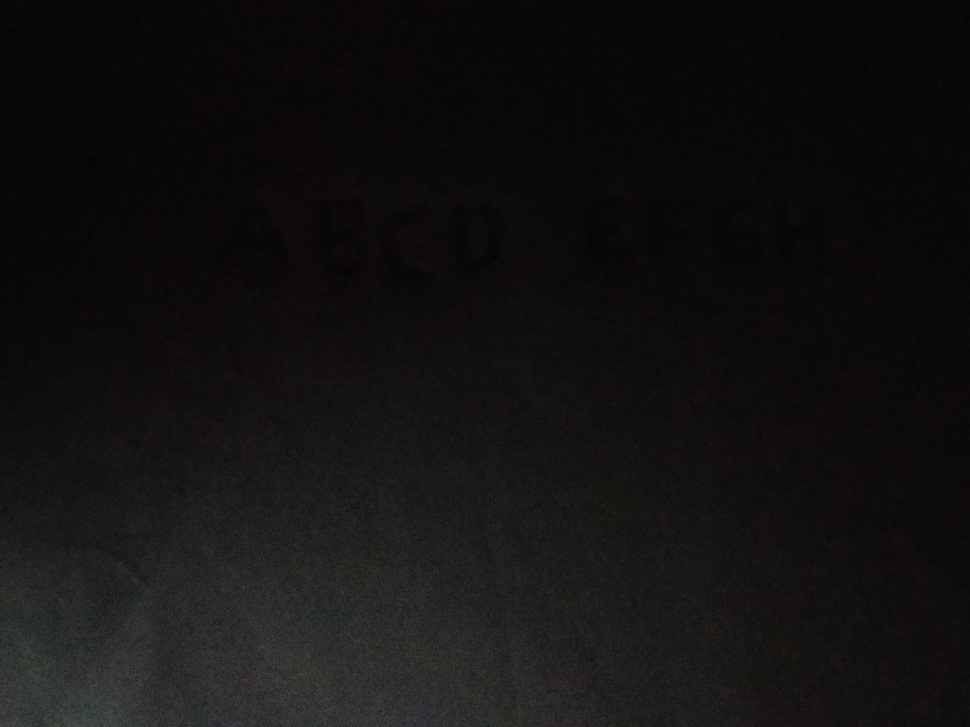
#> input picture dark_image.jpg, 970 x 727 px, shrunk from 4000 x 3000 before the run
$ jupyter execute 'Seeing through dark image.ipynb'
#> lines starting #> are read from the running program, lines starting #| are printed output that depends on the picture; after the words box and inside, x2 and y2 are one past the last pixel; in counts of white or black regions, pixels touching at a corner belong together
[cell 1]
#Using thresholdin technique to read text from an image that was taken in very low ligth and not legible to human eyes


import cv2
import numpy as np
import matplotlib.pyplot as plt
from pylab import rcParams
rcParams['figure.figsize'] = 10, 20

#loading the image

dark_image = cv2.imread('dark_image.jpg',1)
#> dark_image is the input picture: shape (727, 970, 3); mean B, G, R 17.1, 17.6, 18.8

plt.imshow(dark_image)

[cell 2]
## Convertin the image to grey scale

gray_image = cv2.cvtColor(dark_image, cv2.COLOR_BGR2GRAY)

plt.imshow(gray_image, cmap = 'gray')

[cell 3]
## Checking the distribution of the values in the gray scale matrix
plt.hist(gray_image.ravel(),256)
plt.show()
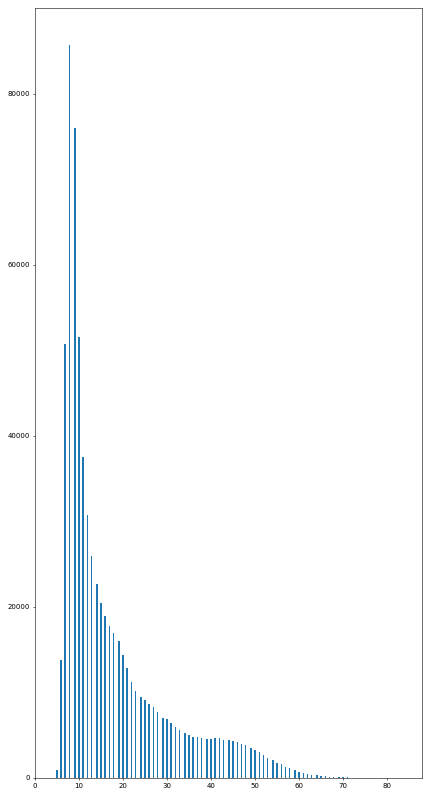
#> figure drawn by matplotlib, 1 panel; tallest bar 85743 high, from x = 7.75 to 8.06

[cell 4]
#Using thresholding technique to turn all pixels below a threshold to 0 and above it to 255
#After some trial and error, we get the value 8

retval, threshold = cv2.threshold(gray_image, 8, 255, cv2.THRESH_BINARY)
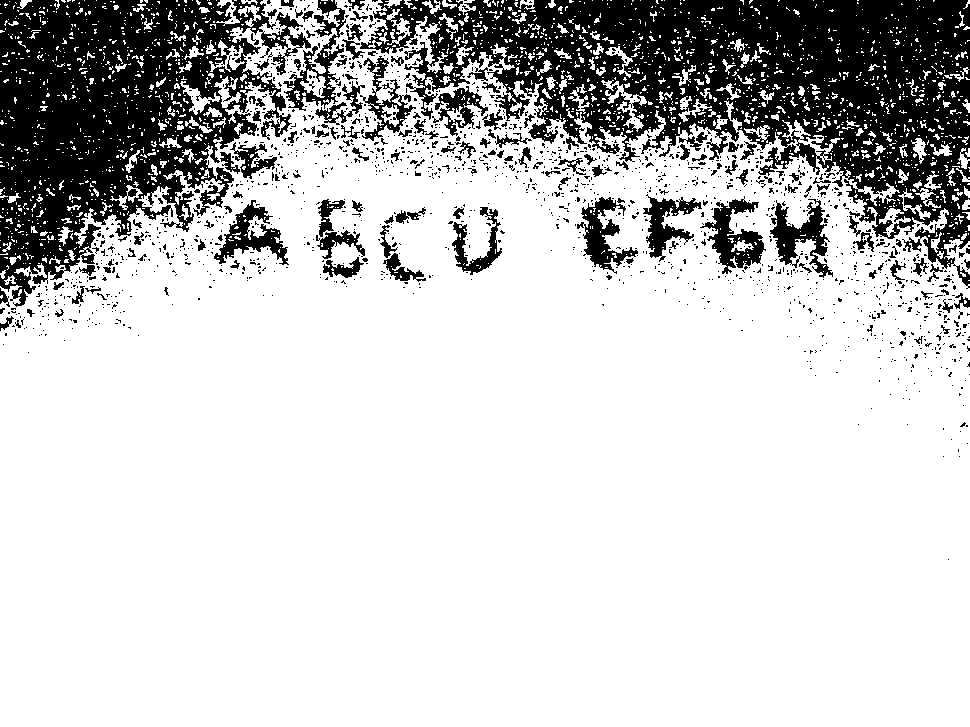
#> threshold: shape (727, 970); 78.6% white; 1704 black regions (1551 under 20 px), largest, box (x1, y1, x2, y2) and area: (360, 0, 970, 289) 70516, (0, 0, 311, 307) 50138, (700, 196, 766, 274) 2055

plt.imshow(threshold,cmap = 'gray')

[cell 5]
#Using blurring techniques to smoothen the edges
#median blurring replaces the pixel values with the median of the values in the given kernel space

median = cv2.medianBlur(threshold,15)
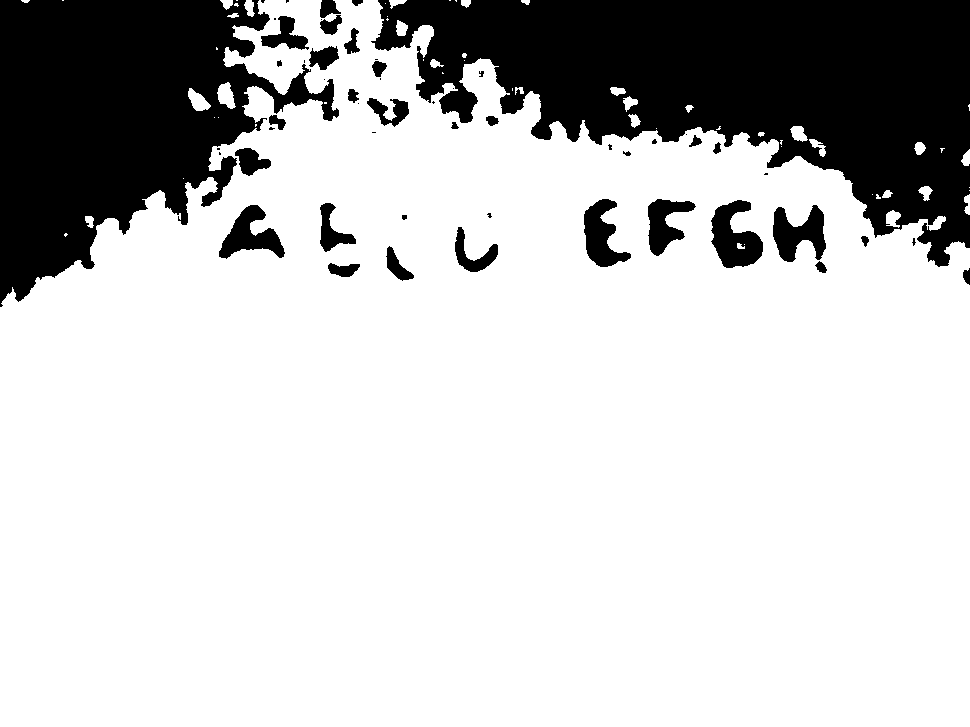
#> median: shape (727, 970); 77.9% white; 54 black regions (21 under 20 px), largest, box (x1, y1, x2, y2) and area: (371, 0, 970, 267) 83242, (0, 0, 339, 307) 57234, (711, 200, 763, 268) 2139

plt.imshow(median,cmap = 'gray')

[cell 6]
## The image appears to be quite readable now.
# Lets compare it with what we had in the begining


plt.subplot(1,2,1).imshow(dark_image)
plt.title('Original Image',fontsize = 60, y =1.02)

plt.subplot(1,2,2).imshow(median,cmap = 'gray')
plt.title('After Transformations',fontsize = 60, y = 1.02)
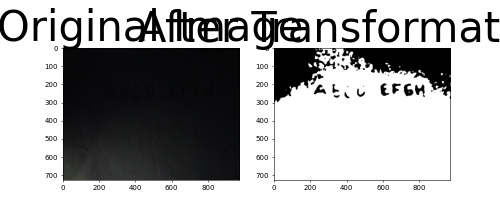
#> figure drawn by matplotlib, 2 panels; B, G, R data is drawn as R, G, B

[cell 7]
type(threshold)

[cell 8]
threshold.shape
#> Out = (727, 970)
